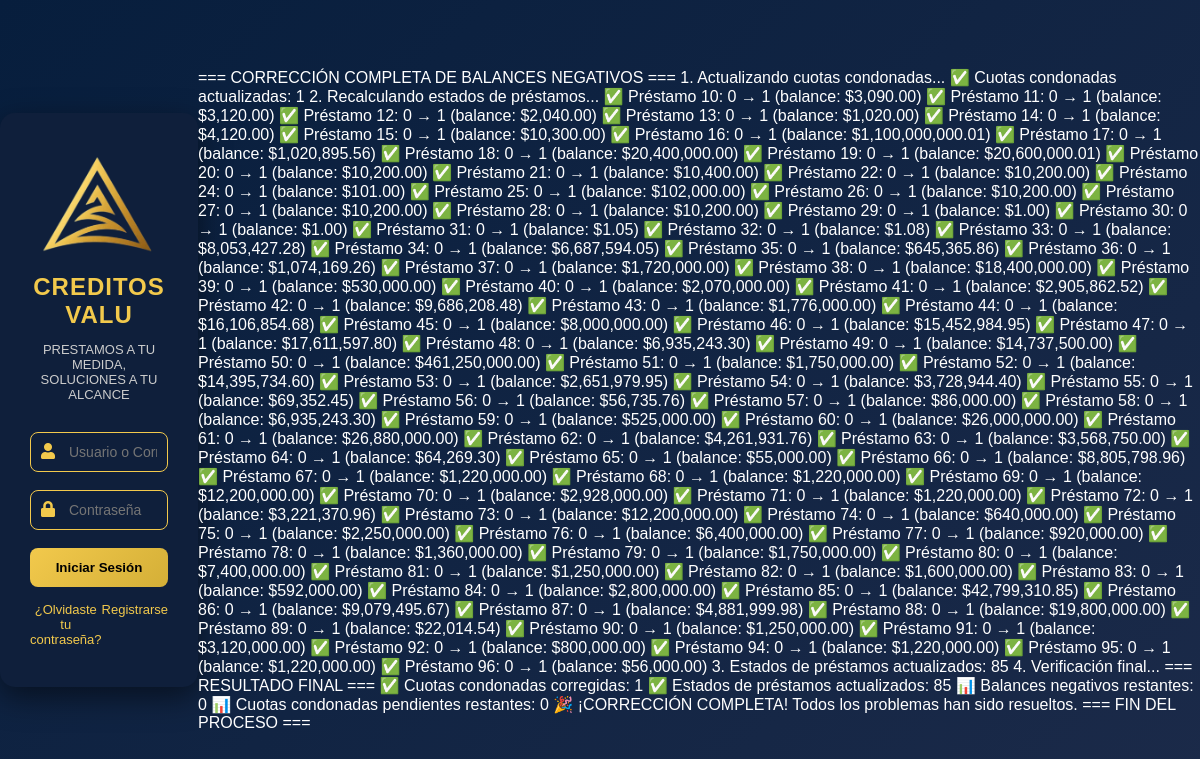
/fix_negative_balances.php, run on an earlier commit of the app's database.
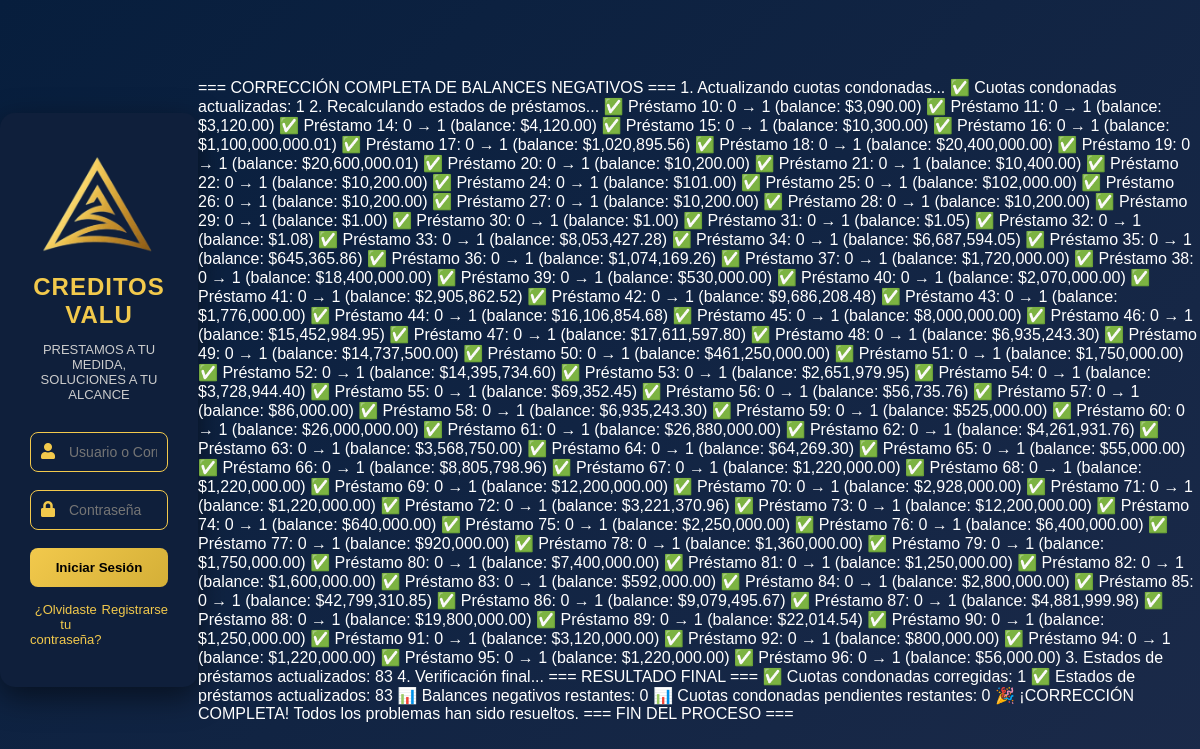
And on a later commit of the database.
### tables this page shows
CREATE TABLE `loans` (
  `id` int(11) NOT NULL,
  `num_prestamo` int(11) NOT NULL DEFAULT 0,
  `customer_id` int(11) NOT NULL,
  `credit_amount` decimal(15,2) NOT NULL,
  `balance` decimal(15,2) DEFAULT 0.00,
  `interest_amount` decimal(15,2) NOT NULL,
  `num_fee` int(3) NOT NULL,
  `fee_amount` decimal(10,2) NOT NULL,
  `payment_m` varchar(15) NOT NULL,
  `amortization_type` enum('francesa','estaunidense','mixta') NOT NULL,
  `coin_id` int(11) NOT NULL,
  `date` date NOT NULL,
  `status` bit(1) NOT NULL DEFAULT b'1',
  `created_by` int(11) DEFAULT NULL,
  `assigned_user_id` int(11) DEFAULT NULL,
  `tipo_cliente` enum('normal','especial') DEFAULT 'normal'
);

### application/controllers/User.php (called while the page is built, shortened)
<?php
class User extends CI_Controller {
  public function __construct()
  {
    $this->load->library('session');
    $this->load->library('form_validation');
    $this->load->model('user_m');
  }
  public function login()
  {
    $this->load->view('_login_layout');
  }
}

### index.php (called while the page is built, shortened)
<?php
require_once BASEPATH.'core/CodeIgniter.php';

### fix_negative_balances.php (the view, shortened to what this page needs)
<?php
require_once 'index.php';
$CI =& get_instance();
echo "1. Actualizando cuotas condonadas...\n";
$condoned_updated = $CI->db->affected_rows();
echo "   ✅ Cuotas condonadas actualizadas: {$condoned_updated}\n\n";
echo "2. Recalculando estados de préstamos...\n";
$query_loans = $CI->db->query("
    SELECT
        l.id,
        l.status as current_status,
        COALESCE(calc.total_expected, 0) as total_expected,
        COALESCE(calc.total_paid, 0) as total_paid,
        GREATEST(0, COALESCE(calc.total_expected, 0) - COALESCE(calc.total_paid, 0)) as correct_balance
    FROM loans l
    LEFT JOIN (
        SELECT
            li.loan_id,
            SUM(CASE WHEN li.extra_payment != 3 THEN COALESCE(li.fee_amount, 0) ELSE 0 END) AS total_expected,
            SUM(COALESCE(li.interest_paid, 0) + COALESCE(li.capital_paid, 0)) AS total_paid
        FROM loan_items li
        GROUP BY li.loan_id
    ) calc ON calc.loan_id = l.id
");
$loans = $query_loans->result();
$status_updated = 0;
foreach ($loans as $loan) {
    $new_status = ($loan->correct_balance <= 0.01) ? 0 : 1;
    if ($loan->current_status != $new_status) {
        $CI->db->where('id', $loan->id);
        $CI->db->update('loans', ['status' => $new_status]);
        $status_updated++;
        echo "   ✅ Préstamo {$loan->id}: {$loan->current_status} → {$new_status} (balance: $" . number_format($loan->correct_balance, 2) . ")\n";
    }
}
echo "\n3. Estados de préstamos actualizados: {$status_updated}\n\n";
echo "4. Verificación final...\n";
$query_check = $CI->db->query("
    SELECT COUNT(*) as negative_balances
    FROM loans l
    LEFT JOIN (
        SELECT
            li.loan_id,
            SUM(CASE WHEN li.extra_payment != 3 THEN COALESCE(li.fee_amount, 0) ELSE 0 END) AS total_expected,
            SUM(COALESCE(li.interest_paid, 0) + COALESCE(li.capital_paid, 0)) AS total_paid
        FROM loan_items li
        GROUP BY li.loan_id
    ) calc ON calc.loan_id = l.id
    WHERE (COALESCE(calc.total_expected, 0) - COALESCE(calc.total_paid, 0)) < 0
");
$negative_count = $query_check->row()->negative_balances ?? 0;
$query_condoned_check = $CI->db->query("
    SELECT COUNT(*) as condoned_pending
    FROM loan_items
    WHERE extra_payment = 3 AND status != 0
");
$condoned_pending = $query_condoned_check->row()->condoned_pending ?? 0;
echo "\n=== RESULTADO FINAL ===\n";
echo "✅ Cuotas condonadas corregidas: {$condoned_updated}\n";
echo "✅ Estados de préstamos actualizados: {$status_updated}\n";
echo "📊 Balances negativos restantes: {$negative_count}\n";
echo "📊 Cuotas condonadas pendientes restantes: {$condoned_pending}\n";
if ($negative_count == 0 && $condoned_pending == 0) {
    echo "\n🎉 ¡CORRECCIÓN COMPLETA! Todos los problemas han sido resueltos.\n";
} else {
    echo "\n⚠️  Aún quedan algunos problemas por resolver.\n";
}
echo "\n=== FIN DEL PROCESO ===\n";
?>

### application/views/_login_layout.php (shortened to what this page needs)
<!DOCTYPE html>
<html lang="es">
<head>
  <link href="<?php echo base_url('assets/vendor/fontawesome-free/css/all.min.css'); ?>" rel="stylesheet">
</head>
<body>
  <div class="login-container">
    <img src="<?php echo base_url('assets/img/log.png'); ?>" alt="Logo Creditos Valu">
    <h1>CREDITOS VALU</h1>
    <p>PRESTAMOS A TU MEDIDA, SOLUCIONES A TU ALCANCE</p>
    <form id="loginForm" action="<?php echo site_url('user/login'); ?>" method="post">
      <div class="form-group">
        <div class="input-wrapper">
          <span class="input-icon"><i class="fas fa-user"></i></span>
          <input type="email" name="email" class="form-control" placeholder="Usuario o Correo Electrónico" required>
        </div>
      </div>
      <div class="form-group">
        <div class="input-wrapper">
          <span class="input-icon"><i class="fas fa-lock"></i></span>
          <input type="password" name="password" class="form-control" placeholder="Contraseña" required>
        </div>
      </div>
      <button type="submit" class="btn-login">
        Iniciar Sesión
      </button>
      <div class="login-links">
        <a href="#">¿Olvidaste tu contraseña?</a>
        <a href="#">Registrarse</a>
      </div>
    </form>
  </div>
</body>
</html>

### application/views/_login_layout.php (style rules this page uses)
* { box-sizing: border-box; }
body { margin: 0; padding: 0; font-family: 'Nunito', sans-serif; background: linear-gradient(135deg, #071e3d, #1b2a49); color: #fff; display: flex; justify-content: center; align-items: center; height: 100vh; }
.login-container { background: #0f1f3b; padding: 40px 30px; border-radius: 15px; max-width: 400px; width: 90%; box-shadow: 0 10px 30px rgba(0, 0, 0, 0.5); text-align: center; }
.login-container img { width: 120px; margin-bottom: 15px; }
.login-container h1 { font-size: 24px; color: #f2c94c; margin: 0; letter-spacing: 1px; }
.login-container p { font-size: 13px; color: #ccc; margin-bottom: 30px; }
.form-group { text-align: left; margin-bottom: 18px; }
.input-wrapper { position: relative; }
.input-icon { position: absolute; padding: 11px; color: #f2c94c; pointer-events: none; }
.form-control { width: 100%; padding: 11px 10px 11px 38px; background: #0f1f3b; border: 1px solid #f2c94c; border-radius: 8px; color: white; font-size: 14px; }
.btn-login { width: 100%; background: linear-gradient(135deg, #f2c94c, #d4af37); color: #000; font-weight: bold; border: none; border-radius: 8px; padding: 12px; margin-top: 10px; transition: 0.3s ease; display: flex; justify-content: center; align-items: center; }
.login-links { display: flex; justify-content: space-between; margin-top: 15px; font-size: 13px; }
.login-links a { color: #f2c94c; text-decoration: none; }

What changed in the data, as far as the page shows it:
no longer on this page (row edited): loans: id "12", status "0", new_status "1", correct_balance "2,040.00"
no longer on this page (row edited): loans: id "13", status "0", new_status "1", correct_balance "1,020.00"
Also different on the page:
$status_updated: "85" → "83"
